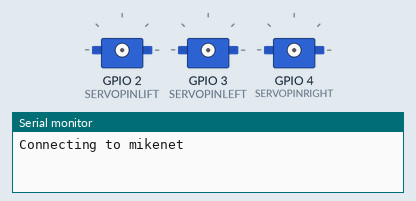
A sketch run on a simulated ESP8266 (NodeMCU). On the bench: 3 × servo, the last lines printed to the serial monitor. WiFi joins after 1.5 s; servers stay silent unless stated.

Above: at 0.1 s.
At 14.15 s:
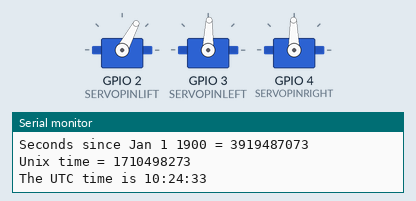
At 16.9 s:
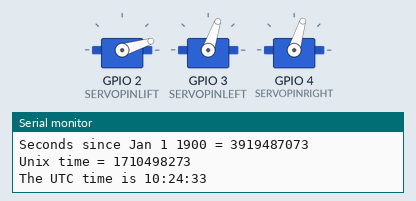
At 17.8 s:
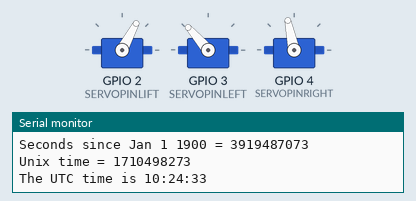
At 21.6 s:
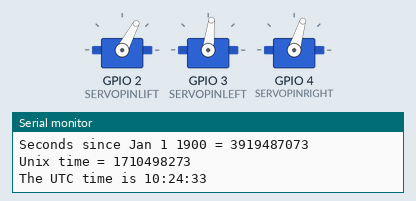
At 22.8 s:
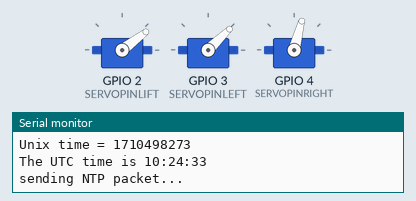
Timing chart, 0 to 24.3 s (numbered marks = the images above):
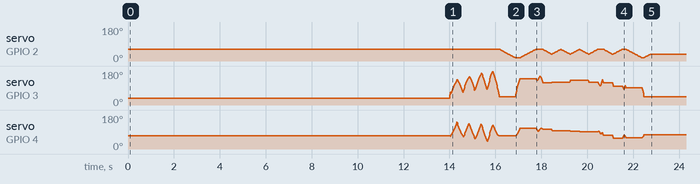

The sketch:

WifiRobot.ino
```cpp
/*

  Udp NTP Client

  Get the time from a Network Time Protocol (NTP) time server
  Demonstrates use of UDP sendPacket and ReceivePacket
  For more on NTP time servers and the messages needed to communicate with them,
  see http://en.wikipedia.org/wiki/Network_Time_Protocol

  created 4 Sep 2010
  by Michael Margolis
  modified 9 Apr 2012
  by Tom Igoe
  updated for the ESP8266 12 Apr 2015
  by Ivan Grokhotkov

  This code is in the public domain.

*/

#include <ESP8266WiFi.h>
#include <WiFiUdp.h>

char ssid[] = "mikenet";  //  your network SSID (name)
char pass[] = "thabo2elise";       // your network password


unsigned int localPort = 2390;      // local port to listen for UDP packets

/* Don't hardwire the IP address or we won't get the benefits of the pool.
    Lookup the IP address for the host name instead */
//IPAddress timeServer(129, 6, 15, 28); // time.nist.gov NTP server
IPAddress timeServerIP; // time.nist.gov NTP server address
const char* ntpServerName = "time.nist.gov";

const int NTP_PACKET_SIZE = 48; // NTP time stamp is in the first 48 bytes of the message

byte packetBuffer[ NTP_PACKET_SIZE]; //buffer to hold incoming and outgoing packets

// A UDP instance to let us send and receive packets over UDP
WiFiUDP udp;

/* ----------------------------------------------------------------------------------- */
// When in calibration mode, adjust the following factor until the servos move exactly 90 degrees
#define SERVOFAKTORLEFT 650
#define SERVOFAKTORRIGHT 650

// Zero-position of left and right servo
// When in calibration mode, adjust the NULL-values so that the servo arms are at all times parallel
// either to the X or Y axis
#define SERVOLEFTNULL 2250
#define SERVORIGHTNULL 920

#define SERVOPINLIFT  2 // 2
#define SERVOPINLEFT  3 // 3
#define SERVOPINRIGHT 4 // 4

// lift positions of lifting servo
#define LIFT0 1180 // on drawing surface
#define LIFT1 925  // between numbers
#define LIFT2 725  // going towards sweeper

// speed of liftimg arm, higher is slower
#define LIFTSPEED 1500

// length of arms
#define L1 35
#define L2 55.1
#define L3 13.2

// origin points of left and right servo
#define O1X 22
#define O1Y -25
#define O2X 47
#define O2Y -25

// mkb #include <Time.h> // see http://playground.arduino.cc/Code/time
#include <Servo.h>

#ifdef REALTIMECLOCK
// for instructions on how to hook up a real time clock,
// see here -> http://www.pjrc.com/teensy/td_libs_DS1307RTC.html
// DS1307RTC works with the DS1307, DS1337 and DS3231 real time clock chips.
// Please run the SetTime example to initialize the time on new RTC chips and begin running.

#include <Wire.h>
#include <DS1307RTC.h> // see http://playground.arduino.cc/Code/time
#endif

int servoLift = 1500;

Servo servo1;  //
Servo servo2;  //
Servo servo3;  //

volatile double lastX = 75;
volatile double lastY = 47.5;

int last_min = 0;
int ghour = 0;
int gminute = 0;


void setup()
{
  Serial.begin(115200);
  Serial.println();
  Serial.println();

  // We start by connecting to a WiFi network
  Serial.print("Connecting to ");
  Serial.println(ssid);
  WiFi.begin(ssid, pass);

  while (WiFi.status() != WL_CONNECTED) {
    delay(500);
    Serial.print(".");
  }
  Serial.println("");

  Serial.println("WiFi connected");
  Serial.println("IP address: ");
  Serial.println(WiFi.localIP());

  Serial.println("Starting UDP");
  udp.begin(localPort);
  Serial.print("Local port: ");
  Serial.println(udp.localPort());


#ifdef REALTIMECLOCK

  //while (!Serial) { ; } // wait for serial port to connect. Needed for Leonardo only

  // Set current time only the first to values, hh,mm are needed
  tmElements_t tm;
  if (RTC.read(tm))
  {
    setTime(tm.Hour, tm.Minute, tm.Second, tm.Day, tm.Month, tm.Year);
    Serial.println("DS1307 time is set OK.");
  }
  else
  {
    if (RTC.chipPresent())
    {
      Serial.println("DS1307 is stopped.  Please run the SetTime example to initialize the time and begin running.");
    }
    else
    {
      Serial.println("DS1307 read error!  Please check the circuitry.");
    }
    // Set current time only the first to values, hh,mm are needed
    setTime(19, 38, 0, 0, 0, 0);
  }
#else
  // Set current time only the first to values, hh,mm are needed
  // mkb setTime(19,38,0,0,0,0);
#endif

  drawTo(75.2, 47);
  lift(0);
  servo1.attach(SERVOPINLIFT);  //  lifting servo
  servo2.attach(SERVOPINLEFT);  //  left servo
  servo3.attach(SERVOPINRIGHT);  //  right servo
  delay(1000);
}

void loop()
{


  //get a random server from the pool
  WiFi.hostByName(ntpServerName, timeServerIP);

  sendNTPpacket(timeServerIP); // send an NTP packet to a time server
  // wait to see if a reply is available
  delay(1000);

  int cb = udp.parsePacket();
  if (!cb) {
    Serial.println("no packet yet");
  }
  else {
    Serial.print("packet received, length=");
    Serial.println(cb);
    // We've received a packet, read the data from it
    udp.read(packetBuffer, NTP_PACKET_SIZE); // read the packet into the buffer

    //the timestamp starts at byte 40 of the received packet and is four bytes,
    // or two words, long. First, esxtract the two words:

    unsigned long highWord = word(packetBuffer[40], packetBuffer[41]);
    unsigned long lowWord = word(packetBuffer[42], packetBuffer[43]);
    // combine the four bytes (two words) into a long integer
    // this is NTP time (seconds since Jan 1 1900):
    unsigned long secsSince1900 = highWord << 16 | lowWord;
    Serial.print("Seconds since Jan 1 1900 = " );
    Serial.println(secsSince1900);

    // now convert NTP time into everyday time:
    Serial.print("Unix time = ");
    // Unix time starts on Jan 1 1970. In seconds, that's 2208988800:
    const unsigned long seventyYears = 2208988800UL;
    // subtract seventy years:
    unsigned long epoch = secsSince1900 - seventyYears;
    // print Unix time:
    Serial.println(epoch);


    // print the hour, minute and second:
    Serial.print("The UTC time is ");       // UTC is the time at Greenwich Meridian (GMT)
    Serial.print((epoch  % 86400L) / 3600); // print the hour (86400 equals secs per day)
    ghour = (epoch  % 86400L) / 3600;
    Serial.print(':');
    if ( ((epoch % 3600) / 60) < 10 ) {
      // In the first 10 minutes of each hour, we'll want a leading '0'
      Serial.print('0');
    }
    Serial.print((epoch  % 3600) / 60); // print the minute (3600 equals secs per minute)
    gminute = (epoch  % 3600) / 60;
    Serial.print(':');
    if ( (epoch % 60) < 10 ) {
      // In the first 10 seconds of each minute, we'll want a leading '0'
      Serial.print('0');
    }
    Serial.println(epoch % 60); // print the second

    // wait ten seconds before asking for the time again
    delay(10000);

#ifdef CALIBRATION

    // Servohorns will have 90° between movements, parallel to x and y axis
    drawTo(-3, 29.2);
    delay(500);
    drawTo(74.1, 28);
    delay(500);

#else


    int i = 0;
    if (last_min != minute()) {


      if (!servo1.attached()) servo1.attach(SERVOPINLIFT);
      if (!servo2.attached()) servo2.attach(SERVOPINLEFT);
      if (!servo3.attached()) servo3.attach(SERVOPINRIGHT);

      lift(0);

      hour();
      while ((i + 1) * 10 <= hour())
        // while ((i+1)*10 <= 1)
      {
        i++;
      }

      number(3, 3, 111, 1);  // erase board
      if (i != 0) {
         number(5, 25, i, 0.9);
      }
      number(19, 25, (hour() - i * 10), 0.9);
      number(28, 25, 11, 0.9); // draw colon

      i = 0;
      while ((i + 1) * 10 <= minute())
      {
        i++;
      }
      number(34, 25, i, 0.9);
      number(48, 25, (minute() - i * 10), 0.9);
      lift(2);   // lift pen all the way up.
      // drawTo(74.2, 47.5);  // go to top right.
      drawTo(70.2, 49.5);  // go to top right.
      lift(1);
      last_min = minute();

      servo1.detach();
      servo2.detach();
      servo3.detach();
    }

#endif
  }
}

// send an NTP request to the time server at the given address
unsigned long sendNTPpacket(IPAddress& address)
{
  Serial.println("sending NTP packet...");
  // set all bytes in the buffer to 0
  memset(packetBuffer, 0, NTP_PACKET_SIZE);
  // Initialize values needed to form NTP request
  // (see URL above for details on the packets)
  packetBuffer[0] = 0b11100011;   // LI, Version, Mode
  packetBuffer[1] = 0;     // Stratum, or type of clock
  packetBuffer[2] = 6;     // Polling Interval
  packetBuffer[3] = 0xEC;  // Peer Clock Precision
  // 8 bytes of zero for Root Delay & Root Dispersion
  packetBuffer[12]  = 49;
  packetBuffer[13]  = 0x4E;
  packetBuffer[14]  = 49;
  packetBuffer[15]  = 52;

  // all NTP fields have been given values, now
  // you can send a packet requesting a timestamp:
  udp.beginPacket(address, 123); //NTP requests are to port 123
  udp.write(packetBuffer, NTP_PACKET_SIZE);
  udp.endPacket();
}


void bogenUZS(float bx, float by, float radius, int start, int ende, float sqee) {
  float inkr = -0.05;
  float count = 0;

  do {
    drawTo(sqee * radius * cos(start + count) + bx,
           radius * sin(start + count) + by);
    count += inkr;
  }
  while ((start + count) > ende);

}


void bogenGZS(float bx, float by, float radius, int start, int ende, float sqee) {
  float inkr = 0.05;
  float count = 0;

  do {
    drawTo(sqee * radius * cos(start + count) + bx,
           radius * sin(start + count) + by);
    count += inkr;
  }
  while ((start + count) <= ende);
}


void drawTo(double pX, double pY) {
  double dx, dy, c;
  int i;

  // dx dy of new point
  dx = pX - lastX;
  dy = pY - lastY;
  //path lenght in mm, times 4 equals 4 steps per mm
  c = floor(4 * sqrt(dx * dx + dy * dy));

  if (c < 1) c = 1;

  for (i = 0; i <= c; i++) {
    // draw line point by point
    set_XY(lastX + (i * dx / c), lastY + (i * dy / c));

  }

  lastX = pX;
  lastY = pY;
}

double return_angle(double a, double b, double c) {
  // cosine rule for angle between c and a
  return acos((a * a + c * c - b * b) / (2 * a * c));
}

void set_XY(double Tx, double Ty)
{
  delay(1);
  double dx, dy, c, a1, a2, Hx, Hy;

  // calculate triangle between pen, servoLeft and arm joint
  // cartesian dx/dy
  dx = Tx - O1X;
  dy = Ty - O1Y;

  // polar lemgth (c) and angle (a1)
  c = sqrt(dx * dx + dy * dy); //
  a1 = atan2(dy, dx); //
  a2 = return_angle(L1, L2, c);

  servo2.writeMicroseconds(floor(((a2 + a1 - M_PI) * SERVOFAKTORLEFT) + SERVOLEFTNULL));

  // calculate joinr arm point for triangle of the right servo arm
  a2 = return_angle(L2, L1, c);
  Hx = Tx + L3 * cos((a1 - a2 + 0.621) + M_PI); //36,5°
  Hy = Ty + L3 * sin((a1 - a2 + 0.621) + M_PI);

  // calculate triangle between pen joint, servoRight and arm joint
  dx = Hx - O2X;
  dy = Hy - O2Y;

  c = sqrt(dx * dx + dy * dy);
  a1 = atan2(dy, dx);
  a2 = return_angle(L1, (L2 - L3), c);

  servo3.writeMicroseconds(floor(((a1 - a2) * SERVOFAKTORRIGHT) + SERVORIGHTNULL));

}


// Writing numeral with bx by being the bottom left originpoint. Scale 1 equals a 20 mm high font.
// The structure follows this principle: move to first startpoint of the numeral, lift down, draw numeral, lift up
void number(float bx, float by, int num, float scale) {

  switch (num) {

    case 0:
      drawTo(bx + 12 * scale, by + 6 * scale);
      lift(0);
      bogenGZS(bx + 7 * scale, by + 10 * scale, 10 * scale, -0.8, 6.7, 0.5);
      lift(1);
      break;
    case 1:

      drawTo(bx + 3 * scale, by + 15 * scale);
      // lift(0);
      drawTo(bx + 10 * scale, by + 20 * scale); // top part on 1
      lift(0);
      drawTo(bx + 10 * scale, by + 0 * scale);
      lift(1);
      break;
    case 2:
      drawTo(bx + 2 * scale, by + 12 * scale);
      lift(0);
      bogenUZS(bx + 8 * scale, by + 14 * scale, 6 * scale, 3, -0.8, 1);
      drawTo(bx + 1 * scale, by + 0 * scale);
      drawTo(bx + 12 * scale, by + 0 * scale);
      lift(1);
      break;
    case 3:
      drawTo(bx + 2 * scale, by + 17 * scale);
      lift(0);
      bogenUZS(bx + 5 * scale, by + 15 * scale, 5 * scale, 3, -2, 1);
      bogenUZS(bx + 5 * scale, by + 5 * scale, 5 * scale, 1.57, -3, 1);
      lift(1);
      break;
    case 4:
      drawTo(bx + 10 * scale, by + 0 * scale);
      lift(0);
      drawTo(bx + 10 * scale, by + 20 * scale);
      drawTo(bx + 2 * scale, by + 6 * scale);
      drawTo(bx + 12 * scale, by + 6 * scale);
      lift(1);
      break;
    case 5:
      drawTo(bx + 2 * scale, by + 5 * scale);
      lift(0);
      bogenGZS(bx + 5 * scale, by + 6 * scale, 6 * scale, -2.5, 2, 1);
      drawTo(bx + 5 * scale, by + 20 * scale);
      drawTo(bx + 12 * scale, by + 20 * scale);
      lift(1);
      break;
    case 6:
      drawTo(bx + 2 * scale, by + 10 * scale);
      lift(0);
      bogenUZS(bx + 7 * scale, by + 6 * scale, 6 * scale, 2, -4.4, 1);
      drawTo(bx + 11 * scale, by + 20 * scale);
      lift(1);
      break;
    case 7:
      drawTo(bx + 2 * scale, by + 20 * scale);
      lift(0);
      drawTo(bx + 12 * scale, by + 20 * scale);
      drawTo(bx + 2 * scale, by + 0);
      lift(1);
      break;
    case 8:
      drawTo(bx + 5 * scale, by + 10 * scale);
      lift(0);
      bogenUZS(bx + 5 * scale, by + 15 * scale, 5 * scale, 4.7, -1.6, 1);
      bogenGZS(bx + 5 * scale, by + 5 * scale, 5 * scale, -4.7, 2, 1);
      lift(1);
      break;

    case 9:
      drawTo(bx + 9 * scale, by + 11 * scale);
      lift(0);
      bogenUZS(bx + 7 * scale, by + 15 * scale, 5 * scale, 4, -0.5, 1);
      drawTo(bx + 5 * scale, by + 0);
      lift(1);
      break;

    case 111:

      lift(0);
      drawTo(70, 46);
      drawTo(65, 43);

      drawTo(65, 49);
      drawTo(5, 49);
      drawTo(5, 45);
      drawTo(65, 45);
      drawTo(65, 40);

      drawTo(5, 40);
      drawTo(5, 35);
      drawTo(65, 35);
      drawTo(65, 30);

      drawTo(5, 30);
      drawTo(5, 25);
      drawTo(65, 25);
      drawTo(65, 20);

      drawTo(5, 20);
      drawTo(60, 44);

      // drawTo(75.2, 47);  // purhaps top right
      drawTo(72.5, 47.5);  // go to top right.
      lift(2);

      break;

    case 11:
      drawTo(bx + 5 * scale, by + 15 * scale);
      lift(0);
      bogenGZS(bx + 5 * scale, by + 15 * scale, 0.1 * scale, 1, -1, 1);
      lift(1);
      drawTo(bx + 5 * scale, by + 5 * scale);
      lift(0);
      bogenGZS(bx + 5 * scale, by + 5 * scale, 0.1 * scale, 1, -1, 1);
      lift(1);
      break;

  }
}


void lift(char lift) {
  switch (lift) {
    // room to optimize  !

    case 0: //850

      if (servoLift >= LIFT0) {
        while (servoLift >= LIFT0)
        {
          servoLift--;
          servo1.writeMicroseconds(servoLift);
          delayMicroseconds(LIFTSPEED);
        }
      }
      else {
        while (servoLift <= LIFT0) {
          servoLift++;
          servo1.writeMicroseconds(servoLift);
          delayMicroseconds(LIFTSPEED);

        }

      }

      break;

    case 1: //150

      if (servoLift >= LIFT1) {
        while (servoLift >= LIFT1) {
          servoLift--;
          servo1.writeMicroseconds(servoLift);
          delayMicroseconds(LIFTSPEED);

        }
      }
      else {
        while (servoLift <= LIFT1) {
          servoLift++;
          servo1.writeMicroseconds(servoLift);
          delayMicroseconds(LIFTSPEED);
        }

      }

      break;

    case 2:

      if (servoLift >= LIFT2) {
        while (servoLift >= LIFT2) {
          servoLift--;
          servo1.writeMicroseconds(servoLift);
          delayMicroseconds(LIFTSPEED);
        }
      }
      else {
        while (servoLift <= LIFT2) {
          servoLift++;
          servo1.writeMicroseconds(servoLift);
          delayMicroseconds(LIFTSPEED);
        }
      }
      break;
  }
}


/*
    Time stub functions return random numbers between 1 and 20
*/
int hour() {
  // return (random(1, 10));

  // convert hours to EDT
  int localtime = ghour - 4;

  // concert localtime from millitary to civilian
  if (localtime > 12) {
    localtime = localtime - 12;
  }

  return localtime;
}

int minute() {
  // return (random(1, 10));
  return gminute;
}
```
